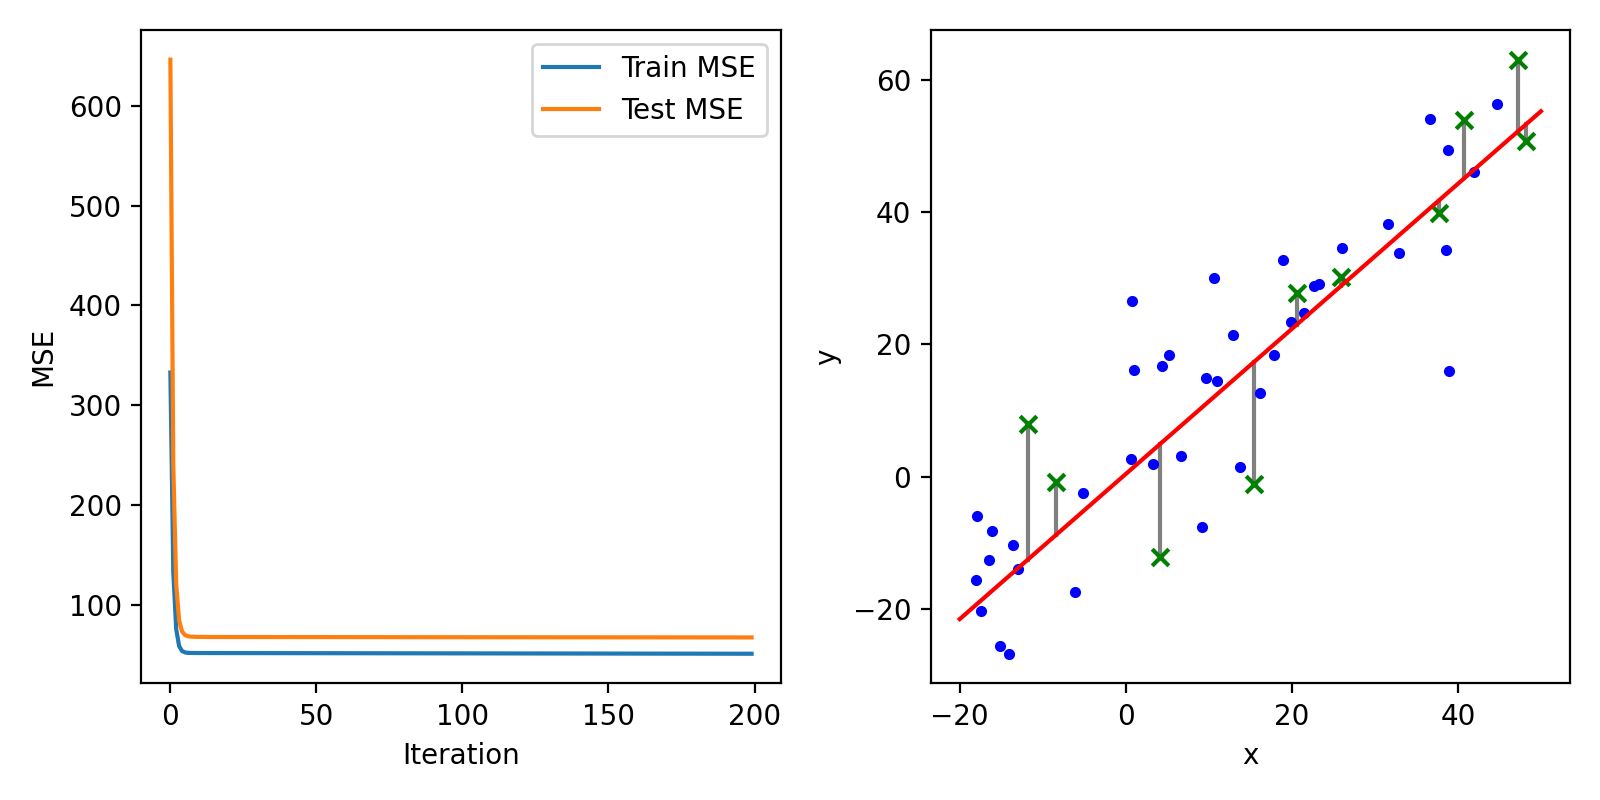

Recreate this plot in Python.
import numpy as np
import matplotlib.pyplot as plt
from utils import load_data1, split_data

def mse(X, Y, w, b):
    '''
    Compute mean squared error between predictions and true y values

    Args:
    X - numpy array of shape (n_samples, 1)
    Y - numpy array of shape (n_samples, 1)
    w - a float
    b - a float
    '''

    ## TODO
    Y_pred = w*X + b
    mse = float(((Y-Y_pred)**2).mean(axis=0))/2
    ## END TODO

    return mse

def ordinary_least_squares(X_train, Y_train, X_test, Y_test, lr=0.001, max_iter=200):
    train_mses = []
    test_mses = []

    # Initialize w and b
    ## TODO
    w = 0
    b = 0
    ## END TODO

    for i in range(max_iter):
        ## TODO: Compute train and test MSE
        train_mse = mse(X_train,Y_train,w,b)
        test_mse = mse(X_test,Y_test,w,b)
        ## END TODO

        train_mses.append(train_mse)
        test_mses.append(test_mse)

        ## TODO: Update w and b using a single step of gradient descent
        dw = float(np.mean((w*X_train+b - Y_train)*X_train,axis=0))
        db = float(np.mean(w*X_train+b - Y_train,axis=0))
        w = w - lr*dw
        b = b - lr*db
        ## END TODO

    return w, b, train_mses, test_mses

if __name__ == '__main__':
    # Load and split data
    X, Y = load_data1('data1.csv')
    X_train, Y_train, X_test, Y_test = split_data(X, Y)

    w, b, train_mses, test_mses = ordinary_least_squares(X_train, Y_train, X_test, Y_test)

    # Plots
    plt.figure(figsize=(8,4))
    plt.subplot(121)
    plt.plot(train_mses)
    plt.plot(test_mses)
    plt.legend(['Train MSE', 'Test MSE'])
    plt.xlabel('Iteration')
    plt.ylabel('MSE')
    plt.subplot(122)
    plt.plot([-20, 50], [-20*w+b, 50*w+b], color='r')
    plt.scatter(X_train, Y_train, color='b', marker='.')
    plt.scatter(X_test, Y_test, color='g', marker='x')
    for x, y in zip(X_test, Y_test):
        plt.plot([x, x], [w*x+b, y], color='gray', zorder=-1)
    plt.xlabel('x')
    plt.ylabel('y')
    plt.tight_layout()
    plt.show()
